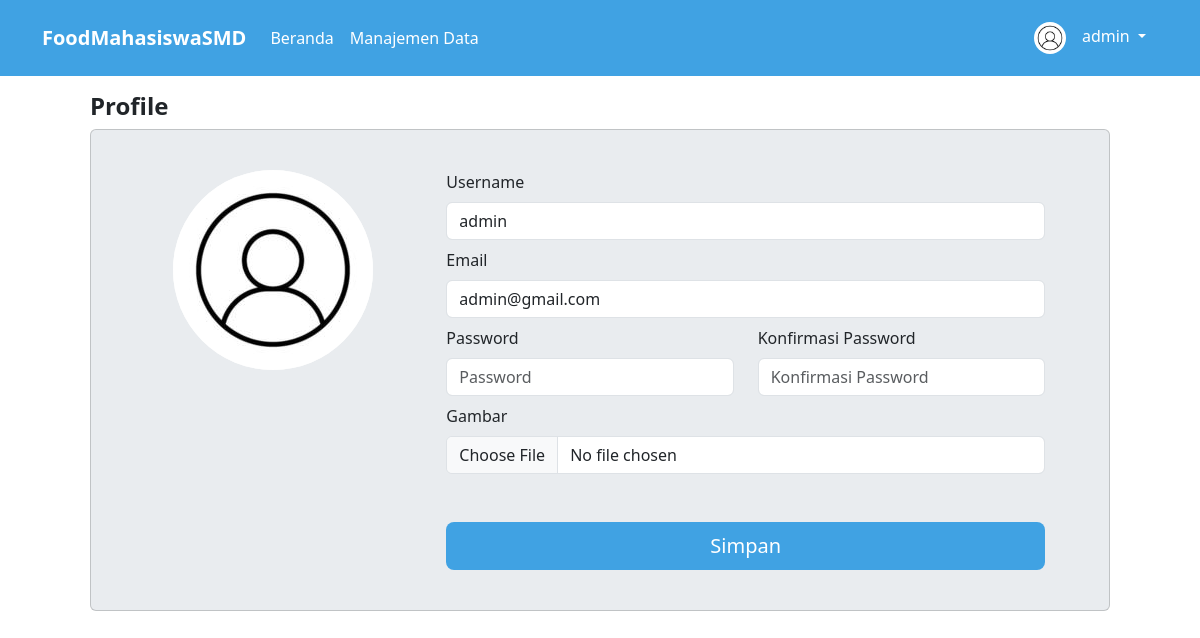
The page /pages/profile.php (signed in) on the database its author committed.
### tables this page shows
CREATE TABLE `users` (
  `id` int(11) NOT NULL,
  `username` varchar(255) NOT NULL,
  `email` varchar(255) NOT NULL,
  `password` varchar(255) NOT NULL,
  `role` enum('user','admin') NOT NULL,
  `gambar` varchar(255) NOT NULL
);

### pages/profile.php (the view, shortened to what this page needs)
<?php
include('../components/koneksi.php');
$id = $_SESSION['id'];
$result = mysqli_query($koneksi, "SELECT * FROM users WHERE id = $id");
$user = mysqli_fetch_assoc($result);
?>
<!DOCTYPE html>
<html lang="en">
<head>
  <link rel="stylesheet" href="../bootstrap-5.3.3/css/bootstrap.min.css" />
  <link rel="stylesheet" href="https://cdn.jsdelivr.net/npm/bootstrap-icons@1.11.3/font/bootstrap-icons.min.css" />
  <link rel="stylesheet" href="../bootstrap-5.3.3/css/style.css" />
</head>
<body>
  <nav class="navbar navbar-expand-lg sticky-lg-top py-3" style="background-color: #40A2E3;">
    <div class="container">
      <a class="navbar-brand fw-bold text-white " href="#">FoodMahasiswaSMD</a>
      <div class="collapse navbar-collapse" id="navbarScroll">
        <ul class="navbar-nav me-auto my-2 my-lg-0 navbar-nav-scroll" style="--bs-scroll-height: 100px">
          <li class="nav-item">
            <a class="nav-link active text-white " aria-current="page" href="beranda.php">Beranda</a>
          </li>
          <?php if ($user['role'] == 'admin') { ?>
            <li class="nav-item">
              <a class="nav-link text-white " aria-current="page" href="../rumah-makan/index.php">Manajemen Data</a>
            </li>
          <?php } ?>
        </ul>
        <div class="dropdown">
          <button class="btn btn-biru dropdown-toggle text-white border-0" type="button" data-bs-toggle="dropdown" aria-expanded="false">
            <img src="../images/users/<?= $user['gambar'] ?>" width="32" class="rounded-circle me-3" alt=""><?= $user['username'] ?>
          </button>
        </div>
      </div>
    </div>
  </nav>
  <div class="container">
    <div class="">
      <div class="px-5 py-3 z-1" style="z-index: 1;">
        <h4 class="fw-bold">Profile</h4>
        <div class="card bg-body-secondary p-4">
          <div class="row container-fluid">
            <div class="card-head col-4 text-center p-3">
              <img id="preview" src="../images/users/<?= $user['gambar'] ?>" width="200" height="200" class="bg-white rounded-circle  object-fit-contain" alt="">
            </div>
            <div class="card-body col-8">
              <form class="form" action="" method="post" enctype="multipart/form-data">
                <div class="mb-2">
                  <label for="username" class="form-label">Username</label>
                  <input type="text" class="form-control" id="username" placeholder="Username" name="username" value="<?php echo $user['username']; ?>">
                </div>
                <div class="mb-2">
                  <label for="email" class="form-label">Email</label>
                  <input type="email" class="form-control" id="email" placeholder="Email" name="email" value="<?php echo $user['email']; ?>">
                </div>
                <div class="mb-2">
                  <div class="row">
                    <div class="col-6">
                      <label for="password" class="form-label">Password</label>
                      <input type="password" class="form-control" id="password" name="password" placeholder="Password">
                    </div>
                    <div class=" col-6">
                      <label for="konfirmasi-password" class="form-label">Konfirmasi Password</label>
                      <input type="password" class="form-control" id="konfirmasi-password" name="konfirmasi-password" placeholder="Konfirmasi Password">
                    </div>
                  </div>
                </div>
                <div class="mb-5">
                  <label for="formFile" class="form-label">Gambar</label>
                  <input class="form-control" type="file" name="gambar" id="formFile">
                </div>
                <button class="btn btn-biru btn-lg w-100" type="submit" name="submit">Simpan</button>
              </form>
            </div>
          </div>
        </div>
      </div>
    </div>
  </div>
  <?php include('../components/footer.php') ?>
</body>
</html>

### rows shown on the page
users: gambar (placeholder picture), username "admin", email "admin@gmail.com"
